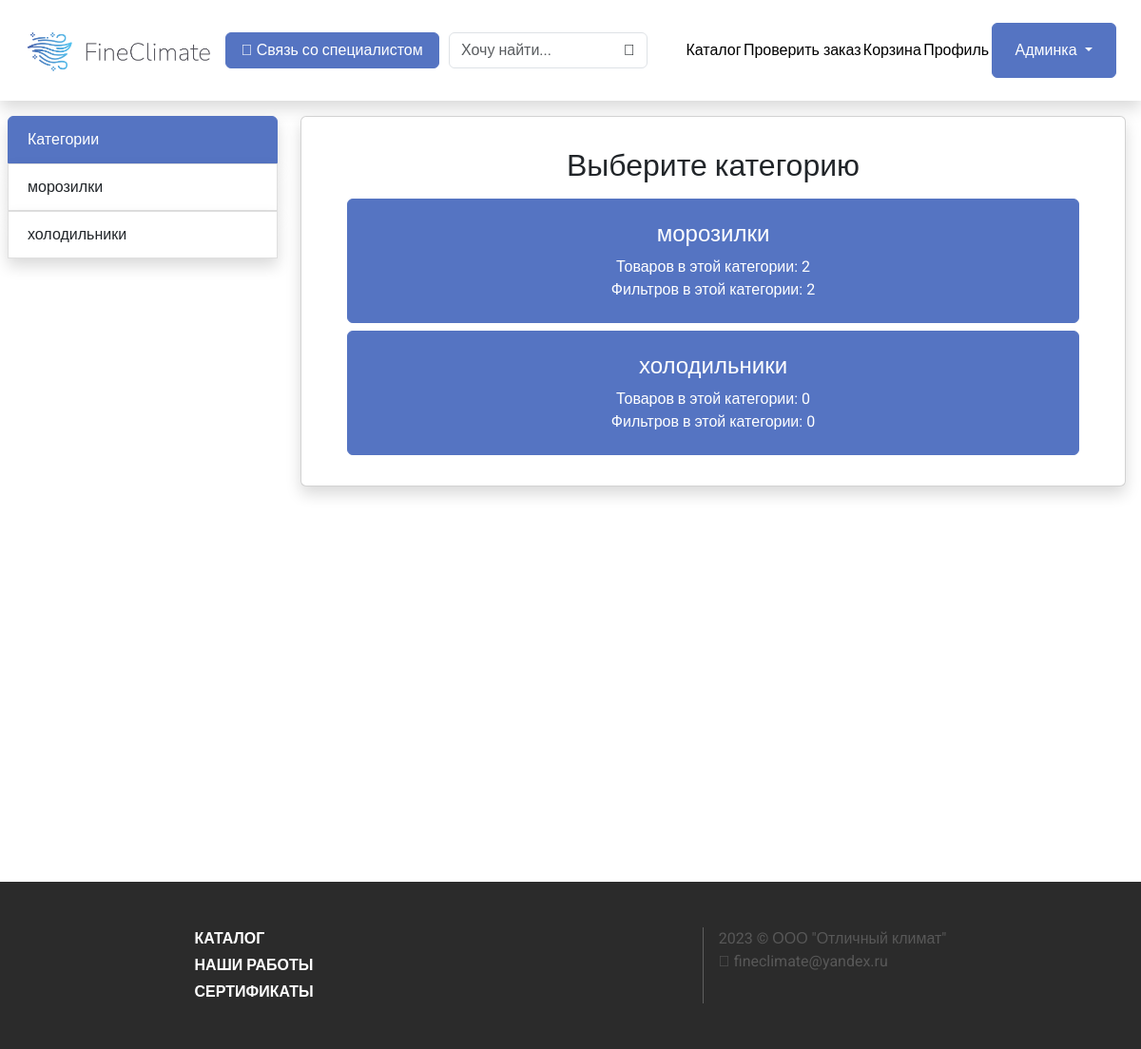
/filters (signed in), run on the app's committed database.
### router/models.py (models this page shows)
class Categories(models.Model):
    title = models.CharField(max_length=80)

### router/views.py (the view)
# urls.py: path("filters", views.choose_category_for_filters),
@user_passes_test(admin_check, login_url="/login")
def choose_category_for_filters(req):
    categories = Categories.objects.values()
    for cat in categories:
        cat["cards"] = Cards.objects.filter(category=cat["id"]).count()
        cat["filters"] = Filters.objects.filter(category=cat["id"]).count()
    return render(
        req,
        "admin/filters/choose_category.html",
        {"categories": categories},
    )

### router/views.py (called while the page is built)
def admin_check(user: User):
    return user.is_superuser

### router/templates/admin/filters/choose_category.html
{% extends '../../base.html' %}
{% block content %}
    <div class="m-3">
        <h2 class="text-center mb-3">Выберите категорию</h2>
        <div class="d-flex flex-column gap-2 mx-3">
            {% for category in categories %}
                <a href="/filters/{{category.id}}" class="text-decoration-none">
                    <div class="card btn btn-primary">
                        <div class="card-body">
                            <h4>{{category.title}}</h4>
                            <span>Товаров в этой категории: {{category.cards}}</span>
                            <br>
                            <span>Фильтров в этой категории: {{category.filters}}</span>
                        </div>
                    </div>
                </a>
            {% endfor %}
        </div>
    </div>
{% endblock content %}

### router/templates/base.html (shortened to what this page needs)
<html>
    <head>
        {% load static %}
        <link href="https://cdn.jsdelivr.net/npm/bootstrap@5.3.1/dist/css/bootstrap.min.css" rel="stylesheet">
        <link rel="stylesheet" href="{% static 'bs.css' %}">
        <link rel="stylesheet" href="{% static 'styles.css' %}">
    </head>
    <body>
        <header class="shadow d-flex align-items-center justify-content-evenly p-4">
            <a href="/" class="fit-width flex-grow-0" style="width: 200px">
                <img src="{% static 'logo.png' %}" alt="" class="logo">
            </a>
            <button class="btn btn-primary px-3 mx-2">
                <i class="fa-solid fa-phone "></i>
                Связь со специалистом
            </button>
            <form action="/" class="d-flex align-items-center justify-content-center m-0">
                <input type="text" name="q" class="search form-control m-0" value="{{q}}" placeholder="Хочу найти...">
                <button class="search btn"><i class="fa-solid fa-search"></i></button>
            </form>
            <a href="/" class="text-decoration-none text-black">Каталог</a>
            <a href="/check_order" class="text-decoration-none text-black">Проверить заказ</a>
            <a href="/cart" class="text-decoration-none text-black">Корзина</a>
            {% if is_logged %}
                <a href="/profile" class="text-decoration-none text-black">Профиль</a>
                {% if is_admin %}
                    <div class="dropdown">
                        <button class="btn btn-primary dropdown-toggle px-4 py-3" type="button" data-bs-toggle="dropdown" aria-expanded="false">
                        Админка
                        </button>
                    </div>
                {% endif %}
            {% else %}
                    <a href="/login" class="btn btn-primary px-4">Войти</a>
            {% endif %}
        </header>
        <div>
          <div class="d-flex">
            <ul class="d-none d-xl-block col-3 list-group my-3 px-2">
                <li class="list-group-item first-list shadow">Категории</li>
                {% for category in all_categories %}
                    <a href="/?active_category={{category.id}}&q={{q}}" class="text-decoration-none">
                        <li class="list-group-item shadow {% if active_category == category.id %} active {% endif %}">
                            {{category.title}}
                        </li>
                    </a>
                {% endfor %}
            </ul>
            <div class="col-12 col-xl-9">
              <div class="d-flex flex-column card shadow m-3">
                <div class="card-body">
                    {% block content %}it's base!{% endblock content %}
                </div>
              </div>
            </div>
          </div>
        </div>
        <footer class="d-flex justify-content-evenly py-5">
            <div class="d-flex flex-column fw-bold gap-1">
                <a href="/" class="text-decoration-none text-white">КАТАЛОГ</a>
                <a href="/works" class="text-decoration-none text-white">НАШИ РАБОТЫ</a>
                <a href="/certs" class="text-decoration-none text-white">СЕРТИФИКАТЫ</a>
            </div>
            <div class="d-flex">
                <div class="d-flex flex-column">
                    <div class="d-flex flex-column" style="color: #585858">
                        2023 © ООО "Отличный климат"
                        <span><i class="fa fa-envelope me-1" style="color: #585858" aria-hidden="true"></i>fineclimate@yandex.ru</span>
                    </div>
                </div>
            </div>
        </footer>
    </body>
</html>

### router/static/bs.css (style rules this page uses)
.btn-primary { color: #fff; background-color: #5574C2; border-color: #5574C2; }
a { color: #5574C2; text-decoration: none; background-color: transparent; }
.list-group-item { position: relative; display: block; padding: 0.75rem 1.25rem; background-color: #fff; border: 1px solid rgba(0, 0, 0, 0.125); }
.list-group-item:first-child { border-top-left-radius: inherit; border-top-right-radius: inherit; }
.list-group-item:last-child { border-bottom-right-radius: inherit; border-bottom-left-radius: inherit; }

### router/static/styles.css (style rules this page uses)
* { font-family: 'Roboto', sans-serif !important; }
:root { --primary: #5574C2; }
body { min-width: 1000px; width: auto !important; width: 1000px; }
.logo { object-fit: contain; max-width: 400px; width: 20%; min-width: 200px; }
.fit-width { width: fit-content; }
.first-list { background-color: #5574C2; color: white; border: solid 1px #5574C2; }
button.search { position: relative; left: -38px; }
input.search { transition: all .5s; }
footer { background-color: #2B2B2B; color: white; position: relative; top: 50vh; }

### router/templates/base.html (style rules this page uses)
.logo { object-fit: contain; max-width: 400px; width: 20%; min-width: 200px; }

### data on the page
Categories: title "морозилки", cards "2", filters "2"
Categories: title "холодильники", cards "0", filters "0"
